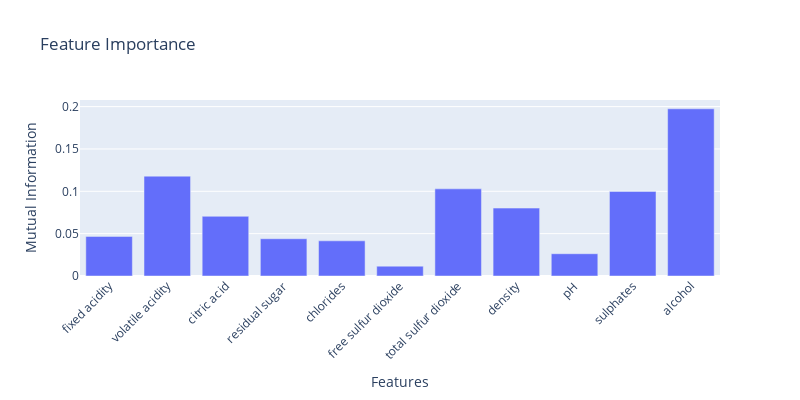

Notebook cell for this chart:
### Markdown cell above
##### **Data analysis and preprocessing**

$({1.5} \space points)$

Explore the dataset as in the Linear Regression section. Use [`mutual_info_classif`](https://scikit-learn.org/stable/modules/generated/sklearn.feature_selection.mutual_info_classif.html) from Scikit-learn (exploratory exception) to assess feature importance.

### Code cell
from sklearn.feature_selection import mutual_info_classif

mt_info = mutual_info_classif(df_.drop("quality", axis=1), df_["quality"])
mt_info_df = pd.Series(mt_info, index=df_.drop("quality", axis=1).columns)
# (...)
# fig.show() or plt.show()? Your call!
fig = px.bar(
    x=mt_info_df.index,
    y=mt_info_df.values,
    labels={'x': 'Features', 'y': 'Mutual Information'},
    title='Feature Importance',
    height=400,
    width=800
)
fig.update_layout(
    xaxis_tickangle=-45,
    xaxis_title="Features",
    yaxis_title="Mutual Information",
    bargap=0.2
)
fig.show()

### Figure 1 — Plotly figure (JSON) as saved in the notebook; plotly's stock layout.template omitted (floating-point values rounded to 4 significant figures)
{"data": [{"hovertemplate": "Features=%{x}<br>Mutual Information=%{y}<extra></extra>", "legendgroup": "", "marker": {"color": "#636efa", "pattern": {"shape": ""}}, "name": "", "orientation": "v", "showlegend": false, "textposition": "auto", "type": "bar", "x": ["fixed acidity", "volatile acidity", "citric acid", "residual sugar", "chlorides", "free sulfur dioxide", "total sulfur dioxide", "density", "pH", "sulphates", "alcohol"], "xaxis": "x", "y": [0.04674, 0.1179, 0.07048, 0.04399, 0.04153, 0.01163, 0.1029, 0.08018, 0.0263, 0.09989, 0.1974], "yaxis": "y"}], "layout": {"bargap": 0.2, "barmode": "relative", "height": 400, "legend": {"tracegroupgap": 0}, "title": {"text": "Feature Importance"}, "width": 800, "xaxis": {"anchor": "y", "domain": [0, 1], "tickangle": -45, "title": {"text": "Features"}}, "yaxis": {"anchor": "x", "domain": [0, 1], "title": {"text": "Mutual Information"}}}}
